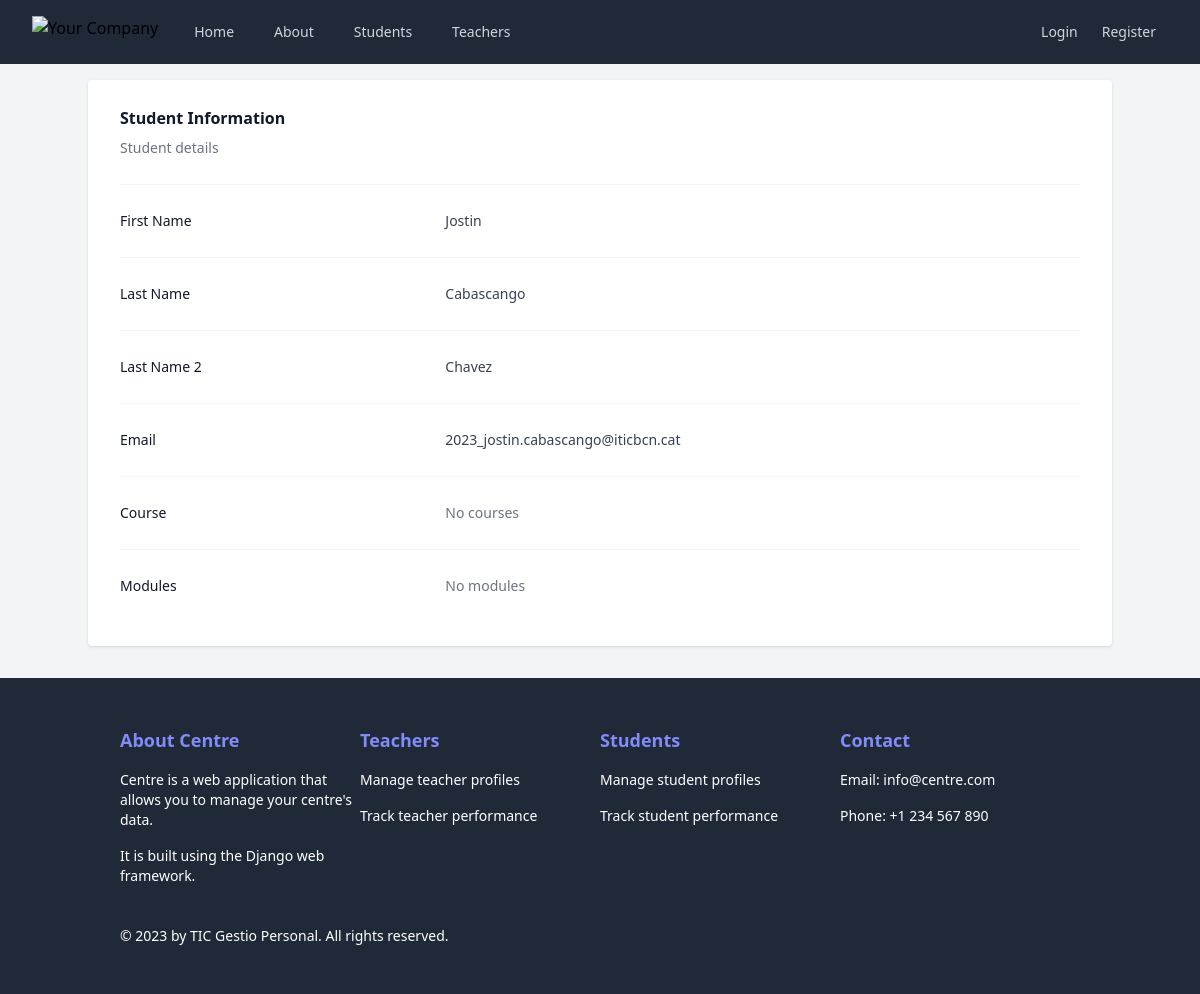
Page /students/2/ on the earlier database version.
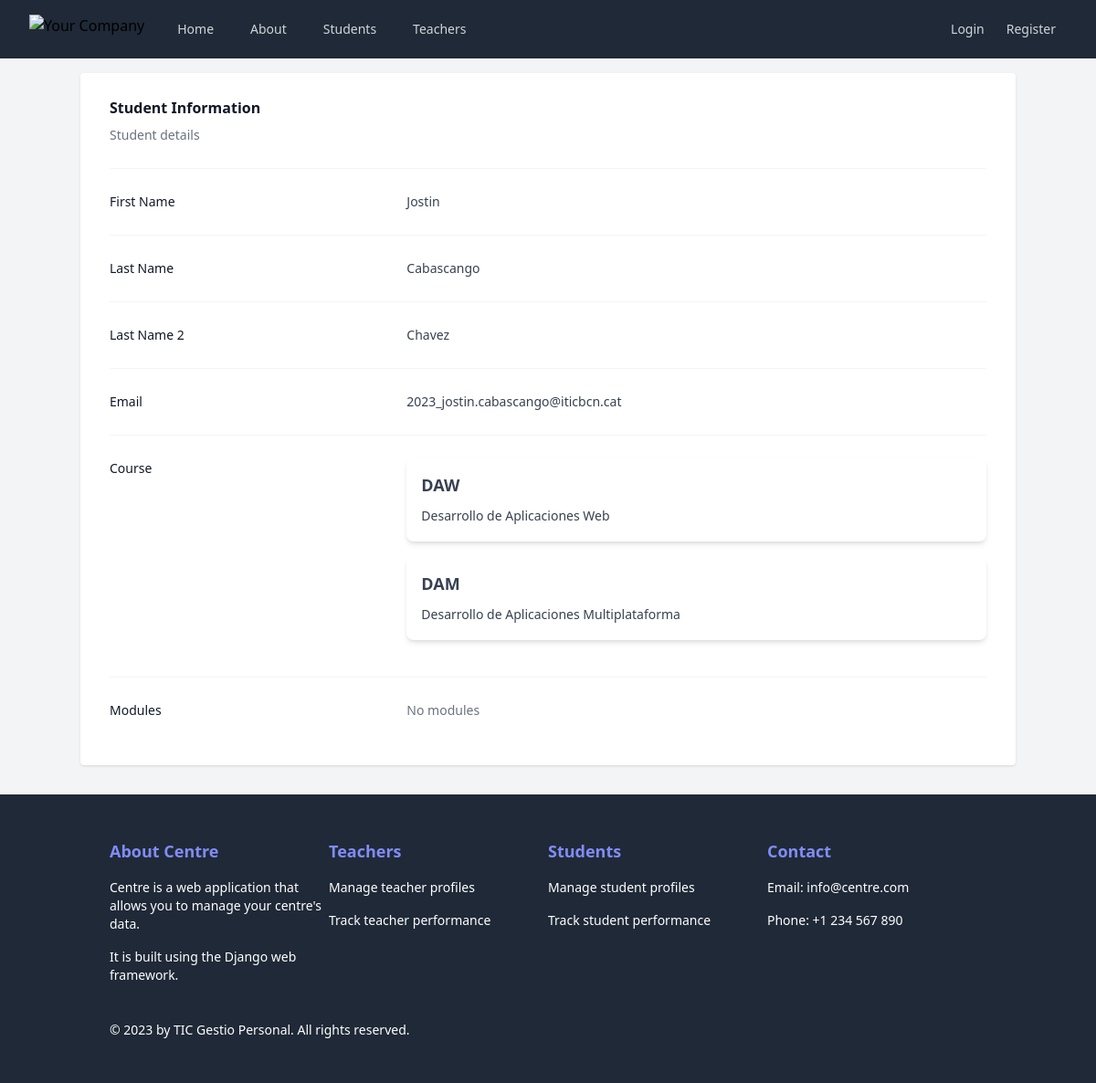
Same page on the later database version.
### Centre/models.py (models this page shows, shortened)
class Person(models.Model):
    name = models.CharField(max_length=100)
    lastname1 = models.CharField(max_length=100)
    lastname2 = models.CharField(max_length=100)
    email = models.EmailField()
    class Meta:
        abstract = True

class Student(Person):
    courses = models.ManyToManyField(Course)
    modules = models.ManyToManyField(Module)

class Course(models.Model):
    name = models.CharField(max_length=100)
    description = models.TextField()

### Centre/views.py (the view)
# urls.py: path("students/<int:student_id>/", StudentDetailView.as_view(), name="student_detail"),
class StudentDetailView(View):
    def get(self, request, student_id):
        try:
            student = Student.objects.get(id=student_id)
        except Student.DoesNotExist:
            return render(request, "Centre/errors/object_not_found.html",
                          {"object_id": student_id, "object_type": "Student", "object_list_url": "students"})
        return render(request, "Centre/students/student_detail.html", {"student": student})

### Centre/templates/Centre/students/student_detail.html (shortened to what this page needs)
{% extends "base.html" %}
{% block content %}
    <div>
        <div class="px-4 sm:px-0">
            <h3 class="text-base font-semibold leading-7 text-gray-900">Student Information </h3>
            <p class="mt-1 max-w-2xl text-sm leading-6 text-gray-500">Student details</p>
        </div>
        <div class="mt-6 border-t border-gray-100">
            <dl class="divide-y divide-gray-100">
                <div class="px-4 py-6 sm:grid sm:grid-cols-3 sm:gap-4 sm:px-0">
                    <dt class="text-sm font-medium leading-6 text-gray-900">First Name</dt>
                    <dd class="mt-1 text-sm leading-6 text-gray-700 sm:col-span-2 sm:mt-0">{{ student.name }}</dd>
                </div>
                <div class="px-4 py-6 sm:grid sm:grid-cols-3 sm:gap-4 sm:px-0">
                    <dt class="text-sm font-medium leading-6 text-gray-900">Last Name</dt>
                    <dd class="mt-1 text-sm leading-6 text-gray-700 sm:col-span-2 sm:mt-0">{{ student.lastname1 }}</dd>
                </div>
                <div class="px-4 py-6 sm:grid sm:grid-cols-3 sm:gap-4 sm:px-0">
                    <dt class="text-sm font-medium leading-6 text-gray-900">Last Name 2</dt>
                    <dd class="mt-1 text-sm leading-6 text-gray-700 sm:col-span-2 sm:mt-0">{{ student.lastname2 }}</dd>
                </div>
                <div class="px-4 py-6 sm:grid sm:grid-cols-3 sm:gap-4 sm:px-0">
                    <dt class="text-sm font-medium leading-6 text-gray-900">Email</dt>
                    <dd class="mt-1 text-sm leading-6 text-gray-700 sm:col-span-2 sm:mt-0">{{ student.email }}</dd>
                </div>
                <div class="px-4 py-6 sm:grid sm:grid-cols-3 sm:gap-4 sm:px-0">
                    <dt class="text-sm font-medium leading-6 text-gray-900">Course</dt>
                    <dd class="mt-1 text-sm leading-6 text-gray-700 sm:col-span-2 sm:mt-0">
                        {% for course in student.courses.all %}
                            <div class="p-4 bg-white rounded-lg shadow-md mb-4">
                                <h4 class="font-bold text-lg mb-2">{{ course.name }}</h4>
                                <p class="text-gray-700">{{ course.description }}</p>
                            </div>
                        {% empty %}
                            <span class="text-gray-500">No courses</span>
                        {% endfor %}
                    </dd>
                </div>
                <div class="px-4 py-6 sm:grid sm:grid-cols-3 sm:gap-4 sm:px-0">
                    <dt class="text-sm font-medium leading-6 text-gray-900">Modules</dt>
                    <dd class="mt-1 text-sm leading-6 text-gray-700 sm:col-span-2 sm:mt-0">
                        {% for module in student.modules.all %}
                            <div class="p-4 bg-white rounded-lg shadow-md mb-4">
                                <h4 class="font-bold text-lg mb-2">{{ module.name }}</h4>
                                <p class="text-gray-700">{{ module.description }}</p>
                                <p class="text-gray-700">Duration: {{ module.duration }} hours</p>
                            </div>
                        {% empty %}
                            <span class="text-gray-500">No modules</span>
                        {% endfor %}
                    </dd>
                </div>
            </dl>
        </div>
    </div>
{% endblock %}

### Centre/templates/base.html (shortened to what this page needs)
{% load static %}
<!DOCTYPE html>
<html lang="en">
<head>
    <script src="https://cdn.tailwindcss.com"></script>
    <link href="{% static 'css/styles.css' %}" rel="stylesheet">
    <link rel="stylesheet" href="https://cdnjs.cloudflare.com/ajax/libs/font-awesome/6.5.2/css/all.min.css"
/>
    <link rel="stylesheet" href="https://rsms.me/inter/inter.css">
</head>
<body class="bg-gray-100">
{% include 'partials/navbar.html' %}
<main class="container mx-auto px-4 sm:px-6 lg:px-8 bg-white rounded shadow mt-4 py-6">
    {% block content %}
    {% endblock %}
</main>
{% include 'partials/footer.html' %}
</body>
</html>

### Centre/templates/partials/navbar.html (shortened to what this page needs)
<nav class="bg-gray-800">
    <div class="mx-auto max-w-7xl px-2 sm:px-6 lg:px-8">
        <div class="relative flex h-16 items-center justify-between">
            <div class="flex flex-1 items-center justify-center sm:items-stretch sm:justify-start">
                <div class="flex flex-shrink-0 items-center">
                    <img class="h-8 w-auto" src="https://tailwindui.com/img/logos/mark.svg?color=indigo&shade=500"
                         alt="Your Company">
                </div>
                <div class="hidden sm:ml-6 sm:block">
                    <div class="flex space-x-4">
                        <a href="{% url 'index' %}"
                           class="{% if request.resolver_match.url_name == 'index' %}bg-gray-900 text-white{% else %}text-gray-300 hover:bg-gray-700 hover:text-white{% endif %} rounded-md px-3 py-2 text-sm font-medium"
                           {% if request.resolver_match.url_name == 'index' %}aria-current="page"{% endif %}>Home</a>
                        <a href="{% url 'about' %}"
                           class="{% if request.resolver_match.url_name == 'about' %}bg-gray-900 text-white{% else %}text-gray-300 hover:bg-gray-700 hover:text-white{% endif %} rounded-md px-3 py-2 text-sm font-medium"
                           {% if request.resolver_match.url_name == 'about' %}aria-current="page"{% endif %}>About</a>
                        <a href="{% url 'students' %}"
                           class="{% if request.resolver_match.url_name == 'students' %}bg-gray-900 text-white{% else %}text-gray-300 hover:bg-gray-700 hover:text-white{% endif %} rounded-md px-3 py-2 text-sm font-medium"
                           {% if request.resolver_match.url_name == 'students' %}aria-current="page"{% endif %}>Students</a>
                        <a href="{% url 'teachers' %}"
                           class="{% if request.resolver_match.url_name == 'teachers' %}bg-gray-900 text-white{% else %}text-gray-300 hover:bg-gray-700 hover:text-white{% endif %} rounded-md px-3 py-2 text-sm font-medium"
                           {% if request.resolver_match.url_name == 'teachers' %}aria-current="page"{% endif %}>Teachers</a>
                    </div>
                </div>
            </div>
            <div class="absolute inset-y-0 right-0 flex items-center pr-2 sm:static sm:inset-auto sm:ml-6 sm:pr-0">
                {% if user.is_authenticated %}
                    <button type="button"
                            class="relative rounded-full bg-gray-800 p-1 text-gray-400 hover:text-white focus:outline-none focus:ring-2 focus:ring-white focus:ring-offset-2 focus:ring-offset-gray-800">
                        <span class="absolute -inset-1.5"></span>
                        <span class="sr-only">View notifications</span>
                        <svg class="h-6 w-6" fill="none" viewBox="0 0 24 24" stroke-width="1.5" stroke="currentColor"
                             aria-hidden="true">
                            <path stroke-linecap="round" stroke-linejoin="round"
                                  d="M14.857 17.082a23.848 23.848 0 005.454-1.31A8.967 8.967 0 0118 9.75v-.7V9A6 6 0 006 9v.75a8.967 8.967 0 01-2.312 6.022c1.733.64 3.56 1.085 5.455 1.31m5.714 0a24.255 24.255 0 01-5.714 0m5.714 0a3 3 0 11-5.714 0"></path>
                        </svg>
                    </button>
                    <div class="relative ml-3">
                        <div>
                            <button type="button"
                                    class="relative flex rounded-full bg-gray-800 text-sm focus:outline-none focus:ring-2 focus:ring-white focus:ring-offset-2 focus:ring-offset-gray-800"
                                    id="user-menu-button" aria-expanded="false" aria-haspopup="true">
                                <span class="absolute -inset-1.5"></span>
                                <span class="sr-only">Open user menu</span>
                                <img class="h-8 w-8 rounded-full"
                                     src="https://images.unsplash.com/photo-1472099645785-5658abf4ff4e?ixlib=rb-1.2.1&ixid=eyJhcHBfaWQiOjEyMDd9&auto=format&fit=facearea&facepad=2&w=256&h=256&q=80"
                                     alt="avatar">
                            </button>
                        </div>
                        <div class="absolute right-0 z-10 mt-2 w-48 origin-top-right rounded-md bg-white py-1 shadow-lg ring-1 ring-black ring-opacity-5 focus:outline-none"
                             role="menu" aria-orientation="vertical" aria-labelledby="user-menu-button" tabindex="-1">
                            <a href="{% url 'password_change' %}" class="block px-4 py-2 text-sm text-gray-700"
                               role="menuitem" tabindex="-1"
                               id="user-menu-item-0">Your Profile</a>
                            <a href="{% url 'admin:index' %}" class="block px-4 py-2 text-sm text-gray-700"
                               role="menuitem"
                               tabindex="-1" id="user-menu-item-1">Settings</a>
                            <form action="{% url 'logout' %}" method="post">
                                {% csrf_token %}
                                <button type="submit"
                                        class="block w-full text-left px-4 py-2 text-sm text-gray-700"
                                        role="menuitem" tabindex="-1" id="user-menu-item-2">Sign out
                                </button>
                            </form>
                        </div>
                    </div>
                {% else %}
                    <a href="{% url 'login' %}"
                       class="text-gray-300 hover:bg-gray-700 hover:text-white px-3 py-2 rounded-md text-sm font-medium">Login</a>
                    <a href="{% url 'register' %}"
                       class="text-gray-300 hover:bg-gray-700 hover:text-white px-3 py-2 rounded-md text-sm font-medium">Register</a>
                {% endif %}
            </div>
        </div>
    </div>
</nav>

### Centre/templates/partials/footer.html
<footer class="bg-gray-800 text-white py-12 mt-8">
    <div class="container mx-auto px-4 sm:px-6 lg:px-8">
        <div class="flex flex-wrap justify-between">
            <div class="w-full sm:w-1/2 md:w-1/4 h-auto">
                <h6 class="font-semibold text-lg mb-2 text-indigo-400">About Centre</h6>
                <ul class="list-unstyled text-sm">
                    <li class="py-2">Centre is a web application that allows you to manage your centre's data.</li>
                    <li class="py-2">It is built using the Django web framework.</li>
                </ul>
            </div>
            <div class="w-full sm:w-1/2 md:w-1/4 h-auto mt-8 sm:mt-0">
                <h6 class="font-semibold text-lg mb-2 text-indigo-400">Teachers</h6>
                <ul class="list-unstyled text-sm">
                    <li class="py-2">Manage teacher profiles</li>
                    <li class="py-2">Track teacher performance</li>
                </ul>
            </div>
            <div class="w-full sm:w-1/2 md:w-1/4 h-auto mt-8 md:mt-0">
                <h6 class="font-semibold text-lg mb-2 text-indigo-400">Students</h6>
                <ul class="list-unstyled text-sm">
                    <li class="py-2">Manage student profiles</li>
                    <li class="py-2">Track student performance</li>
                </ul>
            </div>
            <div class="w-full sm:w-1/2 md:w-1/4 h-auto mt-8 md:mt-0">
                <h6 class="font-semibold text-lg mb-2 text-indigo-400">Contact</h6>
                <ul class="list-unstyled text-sm">
                    <li class="py-2">Email: info@centre.com</li>
                    <li class="py-2">Phone: +1 234 567 890</li>
                </ul>
            </div>
        </div>
        <div class="mt-8 text-sm">
            &copy; 2023 by TIC Gestio Personal. All rights reserved.
        </div>
    </div>
</footer>

Differences in the rows shown:
added Course: name "DAW", description "Desarrollo de Aplicaciones Web"
added Course: name "DAM", description "Desarrollo de Aplicaciones Multiplataforma"
Other differences:
text no longer shown: "No courses"
